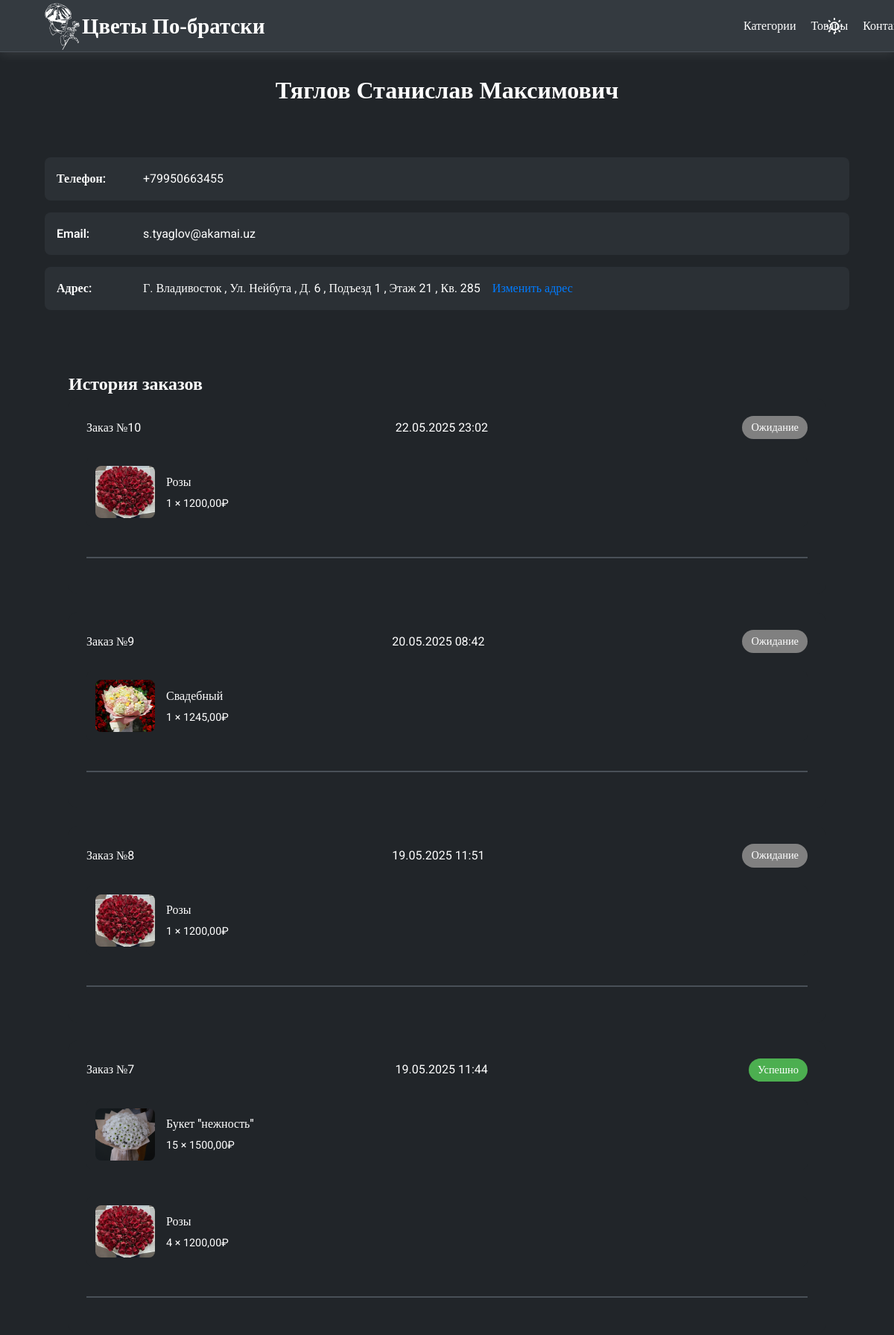
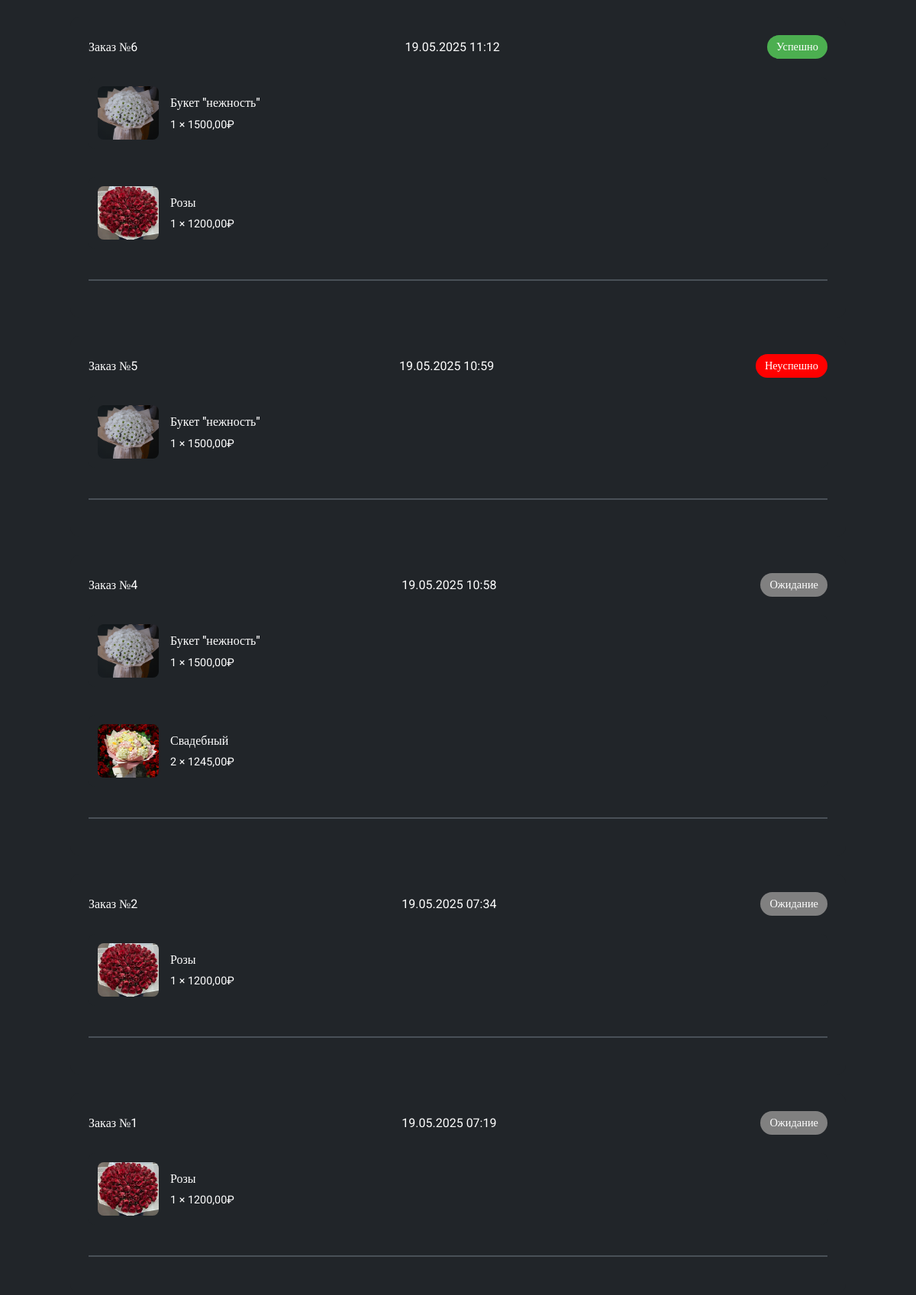
Screenshot of /profile/ (signed in, upper part) with the database file from the repository (2 pictures, top to bottom).
### users/models.py (models this page shows, shortened)
class CustomUser(AbstractBaseUser, PermissionsMixin):
    phone_regex = RegexValidator(
        regex=r"^\+?1?\d{9,15}$",
        message="Номер телефона должен быть в формате: '+79991234567'",
    )
    phone_number = models.CharField(
        "Номер телефона", validators=[phone_regex], max_length=17, unique=True
    )
    email = models.EmailField("Email", unique=True)
    full_name = models.CharField("ФИО", max_length=150)
    is_staff = models.BooleanField(default=False)
    is_active = models.BooleanField(default=True)
    date_joined = models.DateTimeField("Дата регистрации", default=timezone.now)
    city = models.CharField(
        max_length=100, blank=True, verbose_name="Город", help_text="Город доставки"
    )
    street = models.CharField(
        max_length=100,
        blank=True,
        verbose_name="Улица",
        help_text="Название улицы без слова 'улица'",
    )
    house = models.CharField(
        max_length=20,
        blank=True,
        verbose_name="Дом",
        help_text="Формат: 14к2, 34/2, 12стр5",
    )
    entrance = models.PositiveIntegerField(
        null=True, blank=True, verbose_name="Подъезд"
    )
    floor = models.PositiveIntegerField(null=True, blank=True, verbose_name="Этаж")
    apartment = models.CharField(
        max_length=20,
        blank=True,
        verbose_name="Квартира",
        help_text="Номер квартиры или офиса",
    )
    objects = CustomUserManager()
    USERNAME_FIELD = "phone_number"
    REQUIRED_FIELDS = ["email", "full_name"]
    class Meta:
        verbose_name = "Пользователь"
        verbose_name_plural = "Пользователи"

### orders/models.py (models this page shows, shortened)
class Order(models.Model):
    STATUS_CHOICES = [
        ("pending", "Ожидание"),
        ("confirmed", "Успешно"),
        ("rejected", "Неуспешно"),
    ]
    DELIVERY_CHOICES = [
        ("pickup", "Самовывоз"),
        ("delivery", "Доставка"),
    ]
    user = models.ForeignKey(
        settings.AUTH_USER_MODEL,  # ← Правильный порядок: сначала модель
        on_delete=models.CASCADE,
        related_name="orders",
    )
    created_at = models.DateTimeField(auto_now_add=True)
    delivery_type = models.CharField(max_length=20, choices=DELIVERY_CHOICES)
    delivery_date = models.DateField()
    delivery_time = models.TimeField()
    comment = models.TextField(
        blank=True,
        verbose_name="Комментарий",
        help_text="Дополнительная информация для доставки",
    )
    total_price = models.DecimalField(
        max_digits=10,
        decimal_places=2,
        null=True,  # ← Теперь может быть NULL
        blank=True,
    )
    status = models.CharField(max_length=20, choices=STATUS_CHOICES, default="pending")
    class Meta:
        indexes = [
            models.Index(fields=["user", "-created_at"]),
        ]

class OrderItem(models.Model):
    order = models.ForeignKey(Order, related_name="items", on_delete=models.CASCADE)
    product = models.ForeignKey(Product, on_delete=models.CASCADE)
    quantity = models.PositiveIntegerField()
    price = models.DecimalField(max_digits=10, decimal_places=2)

### main/models.py (models this page shows, shortened)
class Product(models.Model):
    category = models.ForeignKey(
        Category,
        related_name="products",
        on_delete=models.CASCADE,
        verbose_name="категория",
    )
    name = models.CharField(max_length=150, verbose_name="название товара")
    slug = models.SlugField(
        max_length=150,
        unique=True,
        verbose_name="Ссылка на товар (заполняется автоматически)",
    )
    image = models.ImageField(
        upload_to="products/%Y/%m/%d", blank=True, verbose_name="Изображение"
    )
    description = RichTextField(
        blank=True, verbose_name="Описание букета (не обязательно)"
    )
    price = models.DecimalField(
        max_digits=10, decimal_places=0, verbose_name="стоимость"
    )
    available = models.BooleanField(default=True, verbose_name="доступно ли")
    created = models.DateTimeField(auto_now_add=True, verbose_name="Дата создания")
    updated = models.DateTimeField(auto_now=True, verbose_name="Дата обновления")
    discount = models.DecimalField(
        default=0, max_digits=4, decimal_places=0, verbose_name="скидка в процентах"
    )
    quantity = models.IntegerField(blank=False, verbose_name="количество", default=1)
    purchased = models.IntegerField(
        blank=True, verbose_name="количество продаж", default=0
    )
    class Meta:
        ordering = [
            "name",
        ]
        indexes = [
            models.Index(fields=["id", "slug"]),
            models.Index(fields=["name"]),
            models.Index(fields=["-created"]),
        ]
        verbose_name = "товар"
        verbose_name_plural = "товары"

### users/views.py (the view)
# urls.py: path("", ProfileView.as_view(), name="profile"),
class ProfileView(LoginRequiredMixin, generic.DateDetailView):
    model = CustomUser
    template_name = "users/profile.html"
    context_object_name = "user"
    def get_object(self):
        return self.request.user
    def get_context_data(self, **kwargs):
        context = super().get_context_data(**kwargs)
        context["orders"] = (
            self.object.orders.select_related("user")
            .prefetch_related("items__product")
            .all()
            .order_by("-created_at")
        )
        return context

### cart/context_processors.py (called while the page is built)
def cart(request):
    return {"cart": request.session.get(settings.CART_SESSION_ID, {})}

### users/templates/users/profile.html (shortened to what this page needs)
{% extends 'main/base.html' %}
{% load static %}
{% block content %}
  <main class="profile-page">
    <div class="profile-container">
      <div class="profile-header">
        <div class="avatar-section">
          <h1 class="user-name">{{ user.full_name }}</h1>
        </div>
        <div class="profile-info">
          <div class="info-item">
            <span class="info-label">Телефон:</span>
            <span class="info-value">{{ user.phone_number }}</span>
          </div>
          {% if user.email %}
            <div class="info-item">
              <span class="info-label">Email:</span>
              <span class="info-value">{{ user.email }}</span>
            </div>
          {% endif %}
          <div class="info-item">
            <span class="info-label">Адрес:</span>
            <span class="info-value">
            </span>
            <a href="{% url 'users:edit_address' %}" style="text-decoration: none; color: #007bff;">
              {% if not user.city and not user.street and not user.house and not user.entrance and not user.floor and not user.apartment %}
                Указать адрес
              {% else %}
                Изменить адрес
              {% endif %}
            </a>
          </div>
        </div>
      </div>
      {% if orders %}
        <section class="order-history">
          <h2 class="section-subtitle">История заказов</h2>
          <div class="order-list">
            {% for order in orders %}
              <div class="order-card">
                <div class="order-meta">
                  <span class="order-number">Заказ №{{ order.id }}</span>
                  <span class="order-date">{{ order.created_at|date:'d.m.Y H:i' }}</span>
                  {% if order.status == 'pending' %}
                    <span class="order-status pending" style="background-color: gray;">Ожидание</span>
                  {% elif order.status == 'confirmed' %}
                    <span class="order-status completed">Успешно</span>
                  {% elif order.status == 'rejected' %}
                    <span class="order-status rejected" style="background-color: red;">Неуспешно</span>
                  {% endif %}
                </div>
                <div class="order-content">
                  <div class="order-items">
                    {% for item in order.items.all %}
                      <div class="order-item">
                        <div class="item-image">
                          <img src="{{ item.product.image.url }}" alt="{{ item.product.name }}" class="order-item-image" />
                        </div>
                        <div class="item-info">
                          <span class="item-title">{{ item.product.name }}</span>
                          <div class="item-details">
                            <span>{{ item.quantity }} × {{ item.price }}₽</span>
                          </div>
                        </div>
                      </div>
                    {% endfor %}
                  </div>
                </div>
              </div>
            {% endfor %}
          </div>
        </section>
      {% endif %}
    </div>
  </main>
{% endblock %}

### main/static/css/style.css (style rules this page uses)
* { margin: 0; padding: 0; box-sizing: border-box; font-family: "Roboto"; }
:root { --bg-color: #212529; --text-color: #ffffff; --header-bg: #343a40; --card-bg: #2b3035; --border-color: #495057; --shadow-color: rgba(255, 255, 255, 0.1); }
body { background: var(--bg-color); color: var(--text-color); line-height: 1.6; transition: all 0.5s ease; overflow-x: hidden; }
.item-image { width: 150px; height: 150px; border-radius: 8px; background-size: cover; background-position: center; }
.item-info { flex-grow: 1; }
.profile-page { padding: 6rem 5% 4rem; min-height: 100vh; }
.profile-header { display: grid; gap: 3rem; align-items: center; margin-bottom: 3rem; }
.user-name { text-align: center; font-size: 2rem; margin-bottom: 1rem; }
.profile-info { display: flex; flex-direction: column; gap: 1rem; }
.info-item { display: flex; gap: 1rem; padding: 1rem; background: var(--card-bg); border-radius: 8px; }
.info-label { font-weight: 600; min-width: 100px; }
.order-history { padding: 2rem; border-radius: 16px; }
.order-card { background: var(--bg-color); border-radius: 12px; padding: 1.5rem; margin-bottom: 1.5rem; }
.order-meta { display: flex; justify-content: space-between; align-items: center; margin-bottom: 1rem; }
.order-status { padding: 4px 12px; border-radius: 20px; font-size: 0.9rem; }
.order-status.completed { background: #4caf50; color: white; }
.order-items { display: flex; flex-direction: column; gap: 0.8rem; margin-bottom: 1rem; }
.order-item { display: flex; gap: 15px; padding: 12px; background: var(--bg-color); border-radius: 8px; margin-bottom: 1rem; transition: transform 0.3s ease; }
.item-image { flex: 0 0 80px; height: 80px; border-radius: 6px; overflow: hidden; position: relative; }
.order-item-image { width: 100%; height: 100%; object-fit: cover; transition: transform 0.3s ease; }
.item-info { flex-grow: 1; display: flex; flex-direction: column; justify-content: center; }
.item-title { font-weight: 500; margin-bottom: 4px; }
.item-details { display: flex; justify-content: space-between; align-items: center; gap: 15px; color: var(--text-muted); font-size: 0.9rem; }
.order-items { margin: 1.5rem 0; border-bottom: 2px solid var(--border-color); padding-bottom: 1rem; }
.order-item { display: flex; gap: 15px; margin-bottom: 1.5rem; }
.item-image { width: 70px; height: 70px; border-radius: 8px; background-size: cover; }

### rows the page displays
CustomUser: full_name "Тяглов Станислав Максимович", phone_number "+79950663455", email "s.tyaglov@akamai.uz", city+street+house "Г. Владивосток , Ул. Нейбута , Д. 6 , Подъезд 1 , Этаж 21 , Кв. 285"
Order: id "10", created_at "22.05.2025 23:02", status "Ожидание"
OrderItem: product.image (picture), product.name "Розы", quantity "1", price "1200,00"
Order: id "9", created_at "20.05.2025 08:42", status "Ожидание"
OrderItem: product.image (picture), product.name "Свадебный", quantity "1", price "1245,00"
Order: id "8", created_at "19.05.2025 11:51", status "Ожидание"
OrderItem: product.image (picture), product.name "Розы", quantity "1", price "1200,00"
Order: id "7", created_at "19.05.2025 11:44", status "Успешно"
OrderItem: product.image (picture), product.name "Букет \"нежность\"", quantity "15", price "1500,00"
OrderItem: product.image (picture), product.name "Розы", quantity "4", price "1200,00"
Order: id "6", created_at "19.05.2025 11:12", status "Успешно"
OrderItem: product.image (picture), product.name "Букет \"нежность\"", quantity "1", price "1500,00"
OrderItem: product.image (picture), product.name "Розы", quantity "1", price "1200,00"
Order: id "5", created_at "19.05.2025 10:59", status "Неуспешно"
OrderItem: product.image (picture), product.name "Букет \"нежность\"", quantity "1", price "1500,00"
Order: id "4", created_at "19.05.2025 10:58", status "Ожидание"
OrderItem: product.image (picture), product.name "Букет \"нежность\"", quantity "1", price "1500,00"
OrderItem: product.image (picture), product.name "Свадебный", quantity "2", price "1245,00"
Order: id "2", created_at "19.05.2025 07:34", status "Ожидание"
OrderItem: product.image (picture), product.name "Розы", quantity "1", price "1200,00"
Order: id "1", created_at "19.05.2025 07:19", status "Ожидание"
OrderItem: product.image (picture), product.name "Розы", quantity "1", price "1200,00"
